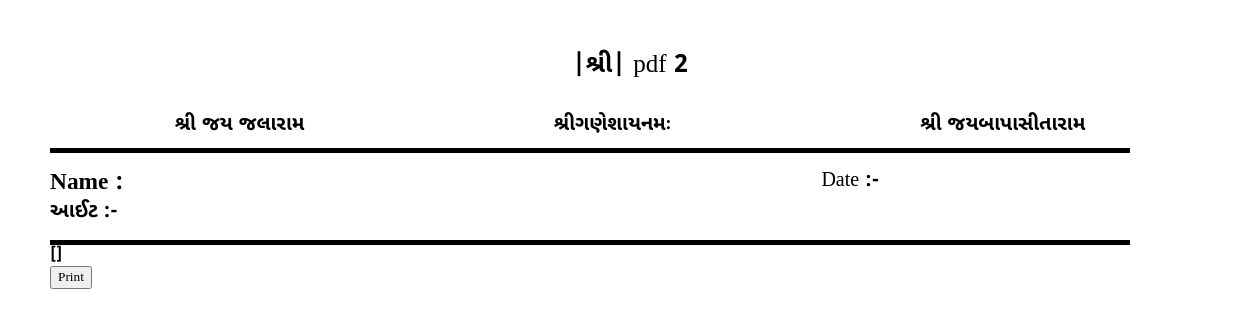
The app's page /orderInventory/OrderPrintData/1/1, older data.
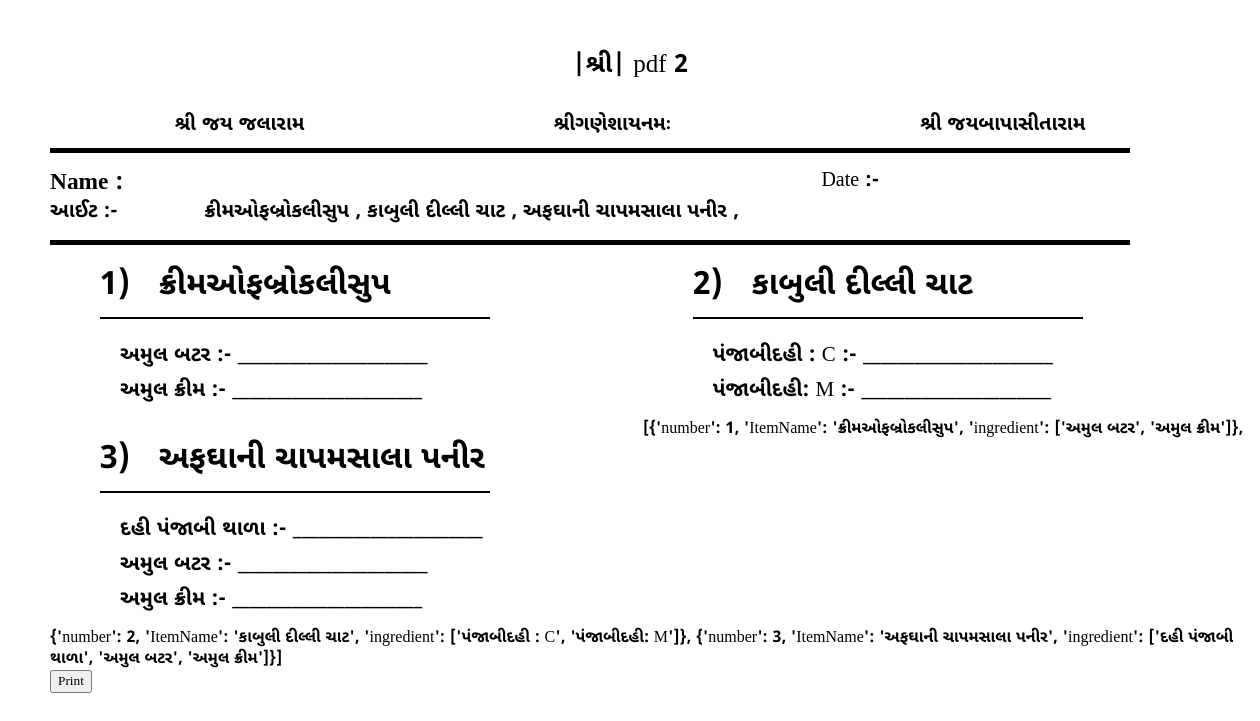
The same page, newer data.
### orderInventory/models.py (models this page shows, shortened)
class ItemIndividual(models.Model):
    name = models.CharField(max_length=64)
    createdAt = models.DateTimeField(default=datetime.now)
    modifyAt = models.DateTimeField(blank=True, null=True)

class IngredientIndividual(models.Model):
    name = models.CharField(max_length=64)
    category = models.ForeignKey(
        Category,
        on_delete=models.SET_NULL,
        related_name="category",
        null=True,
    )

### orderInventory/views.py (the view, shortened to what this page needs)
# urls.py: path('OrderPrintData/<int:orderId>/<str:dataType>', views.orderPrintData, name="orderPrintData"),
def orderPrintData(request, orderId, dataType):
    mapObj = {
        "1": "Dairy Product",
        "2": "Vegetable",
        "3": "Exotic",
        "4":"kariyana",
        "5":"other",
    }
    print("Main")
    orderDetail = models.OrderIndividual.objects.get(id=orderId)
    print(orderId)
    print("Main :- ")
    print(dataType)
    (data, storeList) = getPrintData(orderId, dataType)
    print("OrderId ")
    print(dataType)
    print(mapObj[dataType])
    return render(request, "pdf/pdf2.html", {
        "orderdata": data,
        "date": orderDetail.deliveryDate,
        "category": mapObj[dataType],
        "jsonData": json.dumps(data),
    })

### orderInventory/models.py (called while the page is built)
    def __str__(self):
        return f"{self.id} : {self.name}"

    def __str__(self):
        return f"{self.id} : {self.name}"

    def __str__(self):
        deleteStr = ""
        if self.deletedAt != None:
            deleteStr = "Deleted"
        return f"{self.id} : {self.orderId} : {self.orderItem.name} : {deleteStr}"

### orderInventory/templates/pdf/pdf2.html (shortened to what this page needs)
{% load static %}
<!DOCTYPE html>
<html lang="en">
<head>
    <link rel="stylesheet" href="{% static 'css/pdfStyle.css' %}" >
</head>
<body>
    <div class="shree-div">
        |શ્રી|
        pdf 2
    </div>
    <header class="fontSize">
        <span>શ્રી જય જલારામ</span>
        <span>શ્રીગણેશાયનમઃ </span>
        <span>શ્રી જયબાપાસીતારામ</span>
    </header>
    <main>
        <div class="order-detail fontSize">
                <h3><span>Name : </span> {{ orderDetail.name }}</h3>
                <span>Date :- {{ orderDetail.date }}</span>
                <p>
                    આઈટ :-
                </p>
                <p>
                    {% for orderdatum in orderdata %}
                        {{ orderdatum.ItemName }} ,
                    {% endfor %}
                </p>
        </div>
        {% for order in orderdata %}
            <div class="order-div">
                <h1>{{ order.number }}) &nbsp; {{ order.ItemName }}</h1>
                <ul>
                    {% for ItemData in order.ingredient %}
                        <li> {{ ItemData }} :- <span>______________________</span></li>
                    {% endfor %}
                </ul>
            </div>
        {% endfor %}
    {{ orderdata}}
    </main>
    <button class="button-remove button-style-1" onclick="printPDF()">Print</button>
</body>
</html>

Row changes from the older to the newer data that the page shows:
added ItemIndividual: ItemName "ક્રીમઓફબ્રોકલીસુપ", ItemName "ક્રીમઓફબ્રોકલીસુપ"
added ItemIndividual: ItemName "કાબુલી દીલ્લી ચાટ", ItemName "કાબુલી દીલ્લી ચાટ"
added ItemIndividual: ItemName "અફઘાની ચાપમસાલા પનીર", ItemName "અફઘાની ચાપમસાલા પનીર"
now on this page (row unchanged): IngredientIndividual: ingredient "અમુલ બટર" "અમુલ બટર"
now on this page (row unchanged): IngredientIndividual: ingredient "અમુલ ક્રીમ" "અમુલ ક્રીમ"
added IngredientIndividual: ingredient "પંજાબીદહી : C"
added IngredientIndividual: ingredient "પંજાબીદહી: M"
added IngredientIndividual: ingredient "દહી પંજાબી થાળા"
Text that changed along with them:
{{ orderdata }}: "[]" → "[{'number': 1, 'ItemName': 'ક્રીમઓફબ્રોકલીસુપ', 'ingredient': ['અમુલ બટર', 'અમુલ ક્રીમ']}, {'number': 2, 'ItemName': 'કાબુલી દીલ્લી ચાટ', 'ingredient': ['પંજાબીદહી : C', 'પંજાબીદહી: M']}, {'number': 3, 'ItemName': 'અફઘાની ચાપમસાલા પનીર', 'ingredient': ['દહી પંજાબી થાળા', 'અમુલ બટર', 'અમુલ ક્રીમ']}]"
new list line: "1 ) :- ______________________ :- ______________________"
new list line: "2 ) :- ______________________ :- ______________________"
new list line: "3 ) :- ______________________ :- ______________________ :- ______________________"
